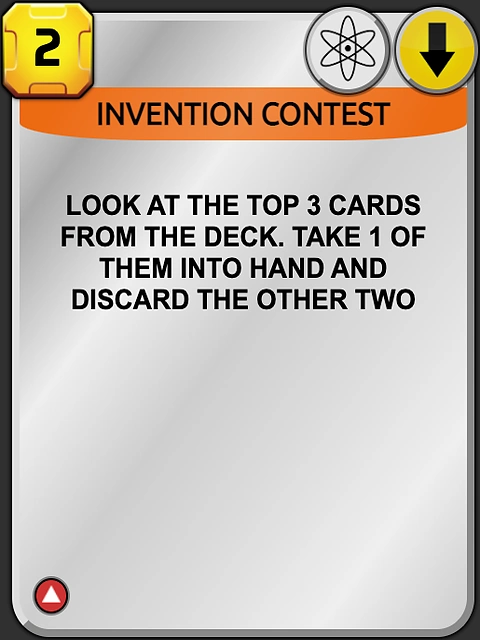
#> input picture output/builder_cards/06bed0d6d0.webp, 480 x 640 px
$ python -i build-builder-card-images.py   (imports and definitions only)
#> lines starting #> are read from the running program, lines starting #| are printed output that depends on the picture; after the words box and inside, x2 and y2 are one past the last pixel; in counts of white or black regions, pixels touching at a corner belong together
#> further down, picture is the input picture: PIL image 480x640 RGB; mean R, G, B 194.6, 186, 175.3
"""Build lightweight, consistently sized card images for the tier list builder."""

from __future__ import annotations

import hashlib
import json
import re
from pathlib import Path

from PIL import Image, ImageChops, ImageFilter


ROOT = Path(__file__).resolve().parents[2]
ASSETS_PATH = ROOT / "apps" / "tm-site" / "src" / "tierlist-builder-assets.js"
SOURCE_OVERRIDE_DIR = ROOT / "tools" / "site" / "builder_card_sources"
OUTPUT_DIR = ROOT / "output" / "builder_cards"
TARGET_SIZE = (480, 640)
WEBP_QUALITY = 96


# [13 lines left out: functions load_assets, write_assets, not called in this run]


def safe_output_name(card_name: str) -> str:
    digest = hashlib.sha1(card_name.encode("utf-8")).hexdigest()[:10]
    return f"{digest}.webp"


def safe_source_override_name(card_name: str) -> str:
    digest = hashlib.sha1(card_name.encode("utf-8")).hexdigest()[:10]
    return f"{digest}.png"


def background_trim_box(image: Image.Image) -> tuple[int, int, int, int]:
    image = image.convert("RGB")
    width, height = image.size
#> width = 480; height = 640
    corners = [
        image.getpixel((0, 0)),
        image.getpixel((width - 1, 0)),
        image.getpixel((0, height - 1)),
        image.getpixel((width - 1, height - 1)),
    ]
#> corners = [(48, 48, 48), (48, 48, 48), (48, 48, 48), (48, 48, 48)]
    background = tuple(round(sum(pixel[channel] for pixel in corners) / 4) for channel in range(3))
#> background = (48, 48, 48)
    diff = ImageChops.difference(image, Image.new("RGB", image.size, background))
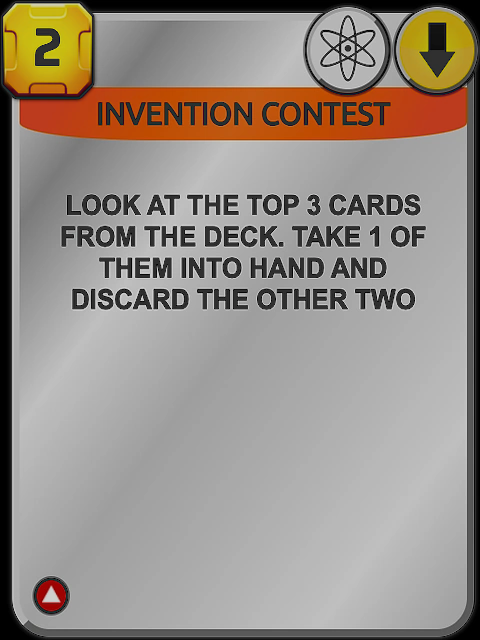
#> diff: PIL image 480x640 RGB; mean R, G, B 151.9, 143.7, 135.6
    red, green, blue = diff.split()
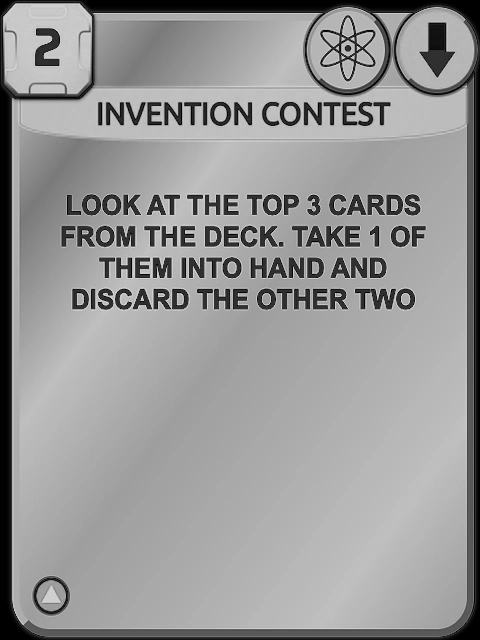
#> red: PIL image 480x640 L; min 0, max 207, mean 151.9
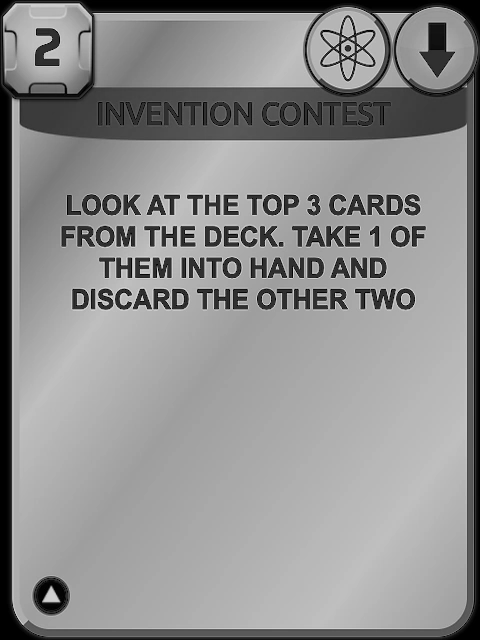
#> green: PIL image 480x640 L; min 0, max 207, mean 143.7
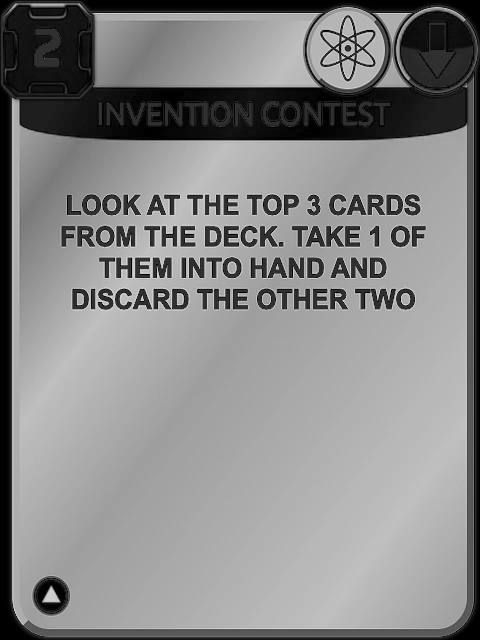
#> blue: PIL image 480x640 L; min 0, max 207, mean 135.6
    max_diff = ImageChops.lighter(ImageChops.lighter(red, green), blue)
    mask = max_diff.point(lambda value: 255 if value > 14 else 0)
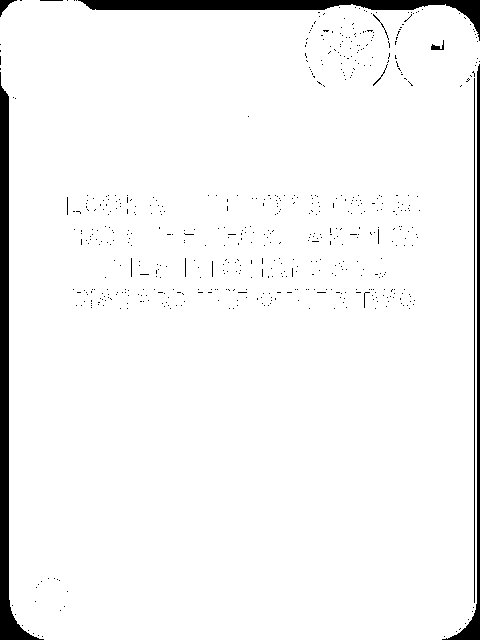
#> mask: PIL image 480x640 L; 95.7% white; 594 black regions (584 under 20 px), largest, box (x1, y1, x2, y2) and area: (0, 72, 44, 640) 5348, (78, 0, 480, 41) 3854, (442, 64, 480, 640) 2083
    return mask.getbbox() or (0, 0, width, height)


# [50 lines left out: functions build_image, main, not called in this run]


# [2 lines not run here, left out]

>>> from PIL import Image
>>> picture = Image.open('../../output/builder_cards/06bed0d6d0.webp')
>>> result = background_trim_box(picture)
#> result = (0, 0, 480, 640)
